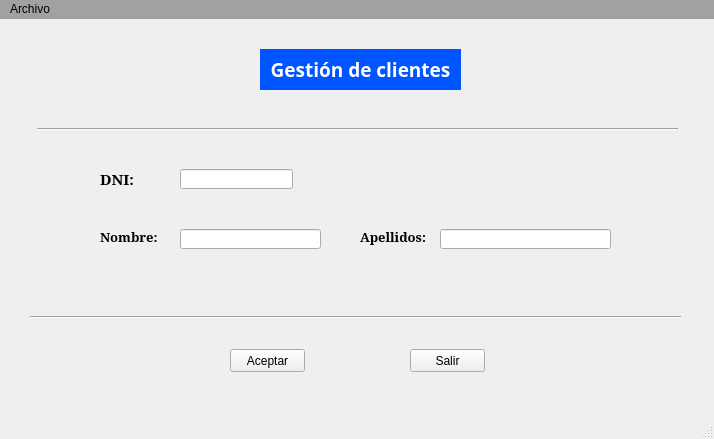
<?xml version="1.0" encoding="UTF-8"?>
<ui version="4.0">
 <class>ventanaPrincipal</class>
 <widget class="QMainWindow" name="ventanaPrincipal">
  <property name="geometry">
   <rect>
    <x>0</x>
    <y>0</y>
    <width>714</width>
    <height>439</height>
   </rect>
  </property>
  <property name="windowTitle">
   <string>Proyecto Grupo b</string>
  </property>
  <widget class="QWidget" name="centralwidget">
   <widget class="QPushButton" name="btnAceptar">
    <property name="geometry">
     <rect>
      <x>230</x>
      <y>330</y>
      <width>75</width>
      <height>23</height>
     </rect>
    </property>
    <property name="text">
     <string>Aceptar</string>
    </property>
   </widget>
   <widget class="QLineEdit" name="editDni">
    <property name="geometry">
     <rect>
      <x>180</x>
      <y>150</y>
      <width>113</width>
      <height>20</height>
     </rect>
    </property>
   </widget>
   <widget class="QPushButton" name="btnSalir">
    <property name="geometry">
     <rect>
      <x>410</x>
      <y>330</y>
      <width>75</width>
      <height>23</height>
     </rect>
    </property>
    <property name="text">
     <string>Salir</string>
    </property>
   </widget>
   <widget class="QLabel" name="lblValido">
    <property name="geometry">
     <rect>
      <x>310</x>
      <y>150</y>
      <width>47</width>
      <height>21</height>
     </rect>
    </property>
    <property name="font">
     <font>
      <family>Forte</family>
      <pointsize>14</pointsize>
     </font>
    </property>
    <property name="text">
     <string/>
    </property>
   </widget>
   <widget class="QLabel" name="lblDNI">
    <property name="geometry">
     <rect>
      <x>100</x>
      <y>150</y>
      <width>47</width>
      <height>20</height>
     </rect>
    </property>
    <property name="font">
     <font>
      <family>Noto Serif</family>
      <pointsize>11</pointsize>
      <weight>75</weight>
      <bold>true</bold>
     </font>
    </property>
    <property name="text">
     <string>DNI:</string>
    </property>
   </widget>
   <widget class="QLabel" name="lblNombre">
    <property name="geometry">
     <rect>
      <x>100</x>
      <y>210</y>
      <width>71</width>
      <height>16</height>
     </rect>
    </property>
    <property name="font">
     <font>
      <family>Noto Serif</family>
      <pointsize>10</pointsize>
      <weight>75</weight>
      <bold>true</bold>
     </font>
    </property>
    <property name="text">
     <string>Nombre:</string>
    </property>
   </widget>
   <widget class="QLineEdit" name="editNombre">
    <property name="geometry">
     <rect>
      <x>180</x>
      <y>210</y>
      <width>141</width>
      <height>20</height>
     </rect>
    </property>
   </widget>
   <widget class="QLabel" name="lblApellidos">
    <property name="geometry">
     <rect>
      <x>360</x>
      <y>210</y>
      <width>71</width>
      <height>16</height>
     </rect>
    </property>
    <property name="font">
     <font>
      <family>Noto Serif</family>
      <pointsize>10</pointsize>
      <weight>75</weight>
      <bold>true</bold>
     </font>
    </property>
    <property name="text">
     <string>Apellidos:</string>
    </property>
   </widget>
   <widget class="QLineEdit" name="editApellidos">
    <property name="geometry">
     <rect>
      <x>440</x>
      <y>210</y>
      <width>171</width>
      <height>20</height>
     </rect>
    </property>
   </widget>
   <widget class="QLabel" name="lblTitulo">
    <property name="geometry">
     <rect>
      <x>260</x>
      <y>30</y>
      <width>201</width>
      <height>41</height>
     </rect>
    </property>
    <property name="font">
     <font>
      <family>Mongolian Baiti</family>
      <pointsize>14</pointsize>
      <weight>75</weight>
      <bold>true</bold>
     </font>
    </property>
    <property name="autoFillBackground">
     <bool>false</bool>
    </property>
    <property name="styleSheet">
     <string notr="true">background-color: rgb(0, 85, 255);color:rgb(255, 255, 255)
</string>
    </property>
    <property name="frameShape">
     <enum>QFrame::NoFrame</enum>
    </property>
    <property name="frameShadow">
     <enum>QFrame::Plain</enum>
    </property>
    <property name="text">
     <string>Gestión de clientes</string>
    </property>
    <property name="alignment">
     <set>Qt::AlignCenter</set>
    </property>
   </widget>
   <widget class="Line" name="line">
    <property name="geometry">
     <rect>
      <x>37</x>
      <y>100</y>
      <width>641</width>
      <height>20</height>
     </rect>
    </property>
    <property name="orientation">
     <enum>Qt::Horizontal</enum>
    </property>
   </widget>
   <widget class="Line" name="line_2">
    <property name="geometry">
     <rect>
      <x>30</x>
      <y>290</y>
      <width>651</width>
      <height>16</height>
     </rect>
    </property>
    <property name="orientation">
     <enum>Qt::Horizontal</enum>
    </property>
   </widget>
  </widget>
  <widget class="QStatusBar" name="statusbar"/>
  <widget class="QMenuBar" name="menubar">
   <property name="geometry">
    <rect>
     <x>0</x>
     <y>0</y>
     <width>714</width>
     <height>21</height>
    </rect>
   </property>
   <property name="styleSheet">
    <string notr="true">background-color:rgb(161, 161, 161)</string>
   </property>
   <widget class="QMenu" name="menuArchivo">
    <property name="title">
     <string>Archivo</string>
    </property>
    <addaction name="actionSalir"/>
   </widget>
   <addaction name="menuArchivo"/>
  </widget>
  <action name="actionSalir">
   <property name="checkable">
    <bool>true</bool>
   </property>
   <property name="text">
    <string>Salir</string>
   </property>
   <property name="shortcut">
    <string>Ctrl+S</string>
   </property>
  </action>
 </widget>
 <resources/>
 <connections/>
</ui>
